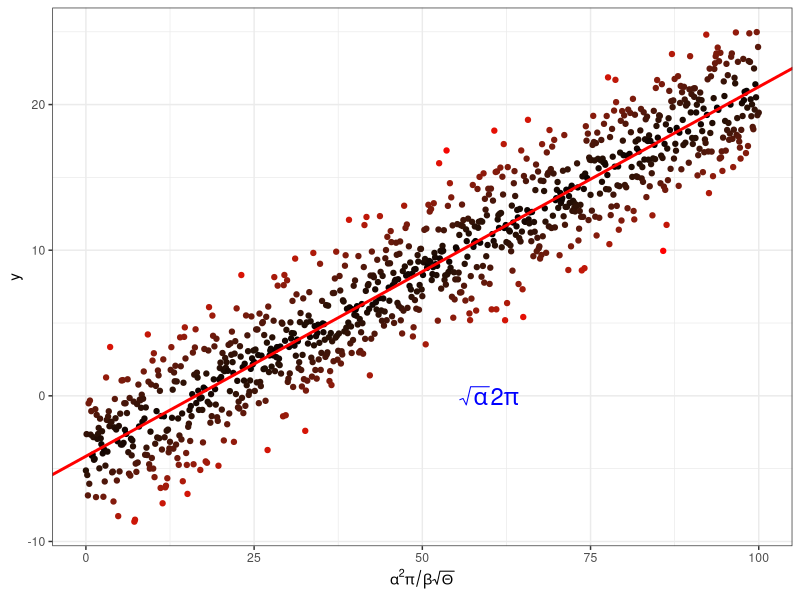

Source code (R):
require(ggplot2)

# --- Create linear regression data ---
x <- seq(0, 100, by = 0.1)
y <- -4 + 0.25 * x + rnorm(length(x), mean = 0, sd = 2.5)

# --- Put them in a dataframe ---
my_data <- data.frame(x = x, y = y)

# --- Perform a linear regression ---
my_lm <- summary(lm(y ~ x, data = my_data))

# --- Build base plot ---
p <- ggplot(my_data, aes(x = x, y = y, colour = abs(my_lm$residual))) +
  geom_point() +
  scale_colour_gradient(low = "black", high = "red") +
  theme_bw() +
  theme(legend.position = "none") +
  # Add mathematical notation to x-axis
  scale_x_continuous(
    expression(alpha^2 * pi / beta * sqrt(Theta))
  )

# --- Add regression line ---
p <- p + geom_abline(
  intercept = my_lm$coefficients[1][1],
  slope = my_lm$coefficients[2][1],
  colour = "red",
  linewidth = 1
)

# --- Add mathematical text annotation on plot ---
p <- p + annotate(
  "text",
  x = 60, y = 0,
  label = "sqrt(alpha) * 2 * pi",
  parse = TRUE,
  size = 6,
  colour = "blue"
)

# --- Save the plot as PDF ---
pdf("../Results/MyLinReg.pdf")
print(p)
dev.off()
